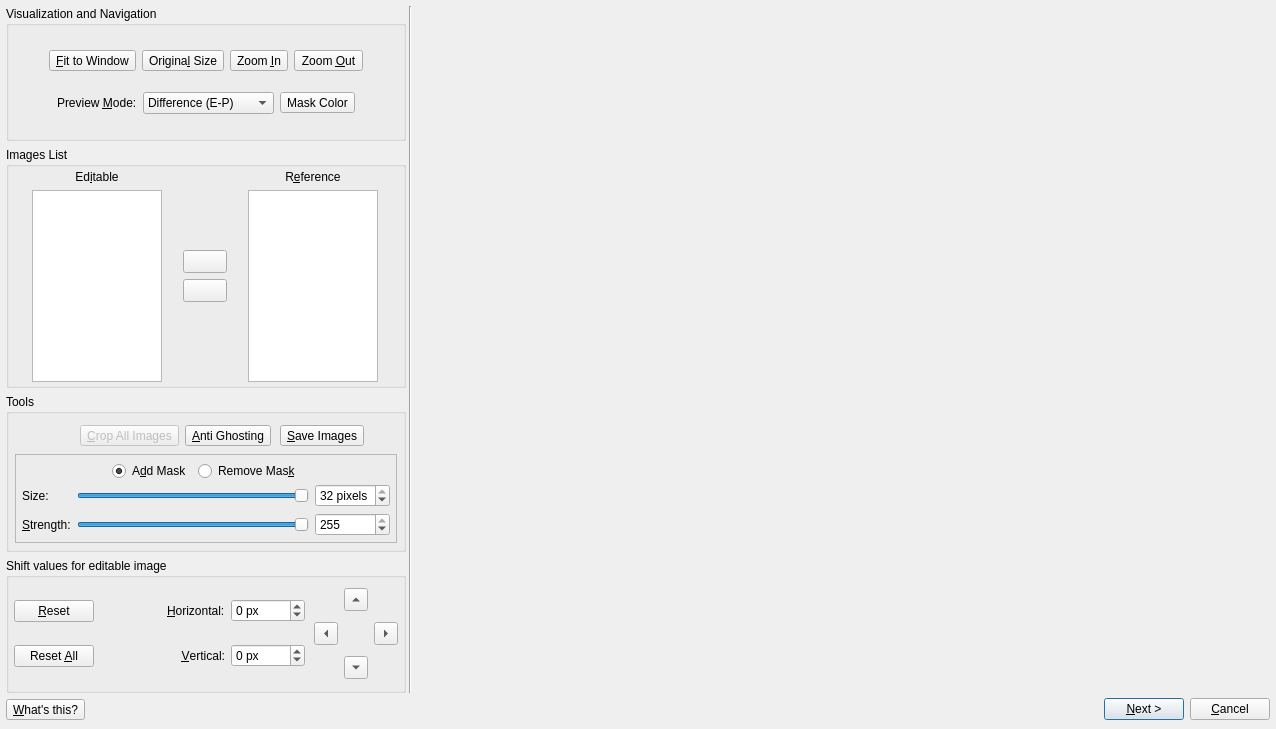
<ui version="4.0" >
 <class>EditingToolsDialog</class>
 <widget class="QDialog" name="EditingToolsDialog" >
  <property name="windowModality" >
   <enum>Qt::ApplicationModal</enum>
  </property>
  <property name="geometry" >
   <rect>
    <x>0</x>
    <y>0</y>
    <width>1276</width>
    <height>729</height>
   </rect>
  </property>
  <property name="sizePolicy" >
   <sizepolicy>
    <hsizetype>3</hsizetype>
    <vsizetype>5</vsizetype>
    <horstretch>0</horstretch>
    <verstretch>0</verstretch>
   </sizepolicy>
  </property>
  <property name="windowTitle" >
   <string>Editing Tools</string>
  </property>
  <property name="windowIcon" >
   <iconset resource="../icons.qrc" >:/new/prefix1/images/luminance.png</iconset>
  </property>
  <property name="modal" >
   <bool>true</bool>
  </property>
  <layout class="QGridLayout" >
   <property name="margin" >
    <number>6</number>
   </property>
   <property name="spacing" >
    <number>3</number>
   </property>
   <item row="0" column="0" >
    <layout class="QVBoxLayout" >
     <property name="margin" >
      <number>0</number>
     </property>
     <property name="spacing" >
      <number>6</number>
     </property>
     <item>
      <widget class="QGroupBox" name="visualizationGroupBox" >
       <property name="sizePolicy" >
        <sizepolicy>
         <hsizetype>0</hsizetype>
         <vsizetype>5</vsizetype>
         <horstretch>0</horstretch>
         <verstretch>0</verstretch>
        </sizepolicy>
       </property>
       <property name="maximumSize" >
        <size>
         <width>400</width>
         <height>16777215</height>
        </size>
       </property>
       <property name="title" >
        <string>Visualization and Navigation</string>
       </property>
       <layout class="QVBoxLayout" >
        <property name="margin" >
         <number>6</number>
        </property>
        <property name="spacing" >
         <number>3</number>
        </property>
        <item>
         <layout class="QHBoxLayout" >
          <property name="margin" >
           <number>0</number>
          </property>
          <property name="spacing" >
           <number>6</number>
          </property>
          <item>
           <spacer>
            <property name="orientation" >
             <enum>Qt::Horizontal</enum>
            </property>
            <property name="sizeHint" >
             <size>
              <width>40</width>
              <height>20</height>
             </size>
            </property>
           </spacer>
          </item>
          <item>
           <widget class="QToolButton" name="fitButton" >
            <property name="toolTip" >
             <string>Fit to window</string>
            </property>
            <property name="text" >
             <string>&amp;Fit to Window</string>
            </property>
            <property name="icon" >
             <iconset resource="../icons.qrc" >:/new/prefix1/images/viewmagfit.png</iconset>
            </property>
            <property name="iconSize" >
             <size>
              <width>22</width>
              <height>22</height>
             </size>
            </property>
            <property name="checkable" >
             <bool>true</bool>
            </property>
           </widget>
          </item>
          <item>
           <widget class="QToolButton" name="origSizeButton" >
            <property name="toolTip" >
             <string>Original size</string>
            </property>
            <property name="text" >
             <string>Origina&amp;l Size</string>
            </property>
            <property name="icon" >
             <iconset resource="../icons.qrc" >:/new/prefix1/images/viewmag1.png</iconset>
            </property>
            <property name="iconSize" >
             <size>
              <width>22</width>
              <height>22</height>
             </size>
            </property>
           </widget>
          </item>
          <item>
           <widget class="QToolButton" name="zoomInButton" >
            <property name="toolTip" >
             <string>Zoom In</string>
            </property>
            <property name="text" >
             <string>Zoom &amp;In</string>
            </property>
            <property name="icon" >
             <iconset resource="../icons.qrc" >:/new/prefix1/images/viewmag_inc.png</iconset>
            </property>
            <property name="iconSize" >
             <size>
              <width>22</width>
              <height>22</height>
             </size>
            </property>
           </widget>
          </item>
          <item>
           <widget class="QToolButton" name="zoomOutButton" >
            <property name="toolTip" >
             <string>Zoom Out</string>
            </property>
            <property name="text" >
             <string>Zoom &amp;Out</string>
            </property>
            <property name="icon" >
             <iconset resource="../icons.qrc" >:/new/prefix1/images/viewmag_dec.png</iconset>
            </property>
            <property name="iconSize" >
             <size>
              <width>22</width>
              <height>22</height>
             </size>
            </property>
           </widget>
          </item>
          <item>
           <spacer>
            <property name="orientation" >
             <enum>Qt::Horizontal</enum>
            </property>
            <property name="sizeHint" >
             <size>
              <width>40</width>
              <height>20</height>
             </size>
            </property>
           </spacer>
          </item>
         </layout>
        </item>
        <item>
         <layout class="QHBoxLayout" >
          <property name="margin" >
           <number>0</number>
          </property>
          <property name="spacing" >
           <number>6</number>
          </property>
          <item>
           <spacer>
            <property name="orientation" >
             <enum>Qt::Horizontal</enum>
            </property>
            <property name="sizeHint" >
             <size>
              <width>40</width>
              <height>20</height>
             </size>
            </property>
           </spacer>
          </item>
          <item>
           <widget class="QLabel" name="label_7" >
            <property name="text" >
             <string>Preview &amp;Mode:</string>
            </property>
            <property name="buddy" >
             <cstring>blendModeCB</cstring>
            </property>
           </widget>
          </item>
          <item>
           <widget class="QComboBox" name="blendModeCB" >
            <item>
             <property name="text" >
              <string>Difference (E-P)</string>
             </property>
            </item>
            <item>
             <property name="text" >
              <string>Overlay (E+P)</string>
             </property>
            </item>
            <item>
             <property name="text" >
              <string>Editable Only (E)</string>
             </property>
            </item>
            <item>
             <property name="text" >
              <string>Pivot Only (P)</string>
             </property>
            </item>
            <item>
             <property name="text" >
              <string>Antighosting Mask</string>
             </property>
            </item>
           </widget>
          </item>
          <item>
           <widget class="QToolButton" name="maskColorButton" >
            <property name="autoFillBackground" >
             <bool>true</bool>
            </property>
            <property name="text" >
             <string>Mask Color</string>
            </property>
           </widget>
          </item>
          <item>
           <spacer>
            <property name="orientation" >
             <enum>Qt::Horizontal</enum>
            </property>
            <property name="sizeHint" >
             <size>
              <width>40</width>
              <height>20</height>
             </size>
            </property>
           </spacer>
          </item>
         </layout>
        </item>
       </layout>
      </widget>
     </item>
     <item>
      <widget class="QGroupBox" name="listsGroupBox" >
       <property name="sizePolicy" >
        <sizepolicy>
         <hsizetype>0</hsizetype>
         <vsizetype>4</vsizetype>
         <horstretch>0</horstretch>
         <verstretch>0</verstretch>
        </sizepolicy>
       </property>
       <property name="maximumSize" >
        <size>
         <width>400</width>
         <height>16777215</height>
        </size>
       </property>
       <property name="title" >
        <string>Images List</string>
       </property>
       <layout class="QHBoxLayout" >
        <property name="margin" >
         <number>3</number>
        </property>
        <property name="spacing" >
         <number>1</number>
        </property>
        <item>
         <layout class="QVBoxLayout" >
          <property name="margin" >
           <number>0</number>
          </property>
          <property name="spacing" >
           <number>6</number>
          </property>
          <item>
           <widget class="QLabel" name="label" >
            <property name="text" >
             <string>Ed&amp;itable</string>
            </property>
            <property name="alignment" >
             <set>Qt::AlignCenter</set>
            </property>
            <property name="buddy" >
             <cstring>movableListWidget</cstring>
            </property>
           </widget>
          </item>
          <item>
           <widget class="QListWidget" name="movableListWidget" >
            <property name="sizePolicy" >
             <sizepolicy>
              <hsizetype>7</hsizetype>
              <vsizetype>7</vsizetype>
              <horstretch>0</horstretch>
              <verstretch>0</verstretch>
             </sizepolicy>
            </property>
            <property name="maximumSize" >
             <size>
              <width>130</width>
              <height>16777215</height>
             </size>
            </property>
            <property name="toolTip" >
             <string>&lt;html>&lt;head>&lt;meta name="qrichtext" content="1" />&lt;style type="text/css">
p, li { white-space: pre-wrap; }
&lt;/style>&lt;/head>&lt;body style=" font-family:'Sans Serif'; font-size:9pt; font-weight:400; font-style:normal; text-decoration:none;">
&lt;p style=" margin-top:0px; margin-bottom:0px; margin-left:0px; margin-right:0px; -qt-block-indent:0; text-indent:0px;">The currently selected image is the one that you can shift and paint an anti-ghosting mask on.&lt;/p>&lt;/body>&lt;/html></string>
            </property>
            <property name="whatsThis" >
             <string>The image currently selected in this list can be translated up,down,left and right using the controls below.
This image's histogram is diplayed in the widget above.</string>
            </property>
           </widget>
          </item>
         </layout>
        </item>
        <item>
         <layout class="QVBoxLayout" >
          <property name="margin" >
           <number>0</number>
          </property>
          <property name="spacing" >
           <number>6</number>
          </property>
          <item>
           <spacer>
            <property name="orientation" >
             <enum>Qt::Vertical</enum>
            </property>
            <property name="sizeHint" >
             <size>
              <width>20</width>
              <height>40</height>
             </size>
            </property>
           </spacer>
          </item>
          <item>
           <widget class="QToolButton" name="prevBothButton" >
            <property name="minimumSize" >
             <size>
              <width>44</width>
              <height>0</height>
             </size>
            </property>
            <property name="toolTip" >
             <string>Select the previous image in both lists</string>
            </property>
            <property name="whatsThis" >
             <string>Use this button to move the selection to the previous image in both lists.</string>
            </property>
            <property name="icon" >
             <iconset resource="../icons.qrc" >:/new/prefix1/images/uparrow.png</iconset>
            </property>
           </widget>
          </item>
          <item>
           <widget class="QToolButton" name="nextBothButton" >
            <property name="minimumSize" >
             <size>
              <width>44</width>
              <height>0</height>
             </size>
            </property>
            <property name="toolTip" >
             <string>Select the next image in both lists</string>
            </property>
            <property name="whatsThis" >
             <string>Use this button to move the selection to the next image in both lists.</string>
            </property>
            <property name="icon" >
             <iconset resource="../icons.qrc" >:/new/prefix1/images/downarrow.png</iconset>
            </property>
           </widget>
          </item>
          <item>
           <spacer>
            <property name="orientation" >
             <enum>Qt::Vertical</enum>
            </property>
            <property name="sizeHint" >
             <size>
              <width>20</width>
              <height>40</height>
             </size>
            </property>
           </spacer>
          </item>
         </layout>
        </item>
        <item>
         <layout class="QVBoxLayout" >
          <property name="margin" >
           <number>0</number>
          </property>
          <property name="spacing" >
           <number>6</number>
          </property>
          <item>
           <widget class="QLabel" name="label_reference_list" >
            <property name="text" >
             <string>R&amp;eference</string>
            </property>
            <property name="alignment" >
             <set>Qt::AlignCenter</set>
            </property>
            <property name="buddy" >
             <cstring>referenceListWidget</cstring>
            </property>
           </widget>
          </item>
          <item>
           <widget class="QListWidget" name="referenceListWidget" >
            <property name="sizePolicy" >
             <sizepolicy>
              <hsizetype>7</hsizetype>
              <vsizetype>7</vsizetype>
              <horstretch>0</horstretch>
              <verstretch>0</verstretch>
             </sizepolicy>
            </property>
            <property name="maximumSize" >
             <size>
              <width>130</width>
              <height>16777215</height>
             </size>
            </property>
            <property name="toolTip" >
             <string>The reference image is the one currently selected</string>
            </property>
            <property name="whatsThis" >
             <string>&lt;html>&lt;head>&lt;meta name="qrichtext" content="1" />&lt;style type="text/css">
p, li { white-space: pre-wrap; }
&lt;/style>&lt;/head>&lt;body style=" font-family:'Sans Serif'; font-size:9pt; font-weight:400; font-style:normal; text-decoration:none;">
&lt;p style=" margin-top:0px; margin-bottom:0px; margin-left:0px; margin-right:0px; -qt-block-indent:0; text-indent:0px;">The image currently selected in this list serves as a reference position for the editable image&lt;/p>&lt;/body>&lt;/html></string>
            </property>
           </widget>
          </item>
         </layout>
        </item>
       </layout>
      </widget>
     </item>
     <item>
      <widget class="QGroupBox" name="toolsGroupBox" >
       <property name="maximumSize" >
        <size>
         <width>400</width>
         <height>16777215</height>
        </size>
       </property>
       <property name="title" >
        <string>Tools</string>
       </property>
       <layout class="QVBoxLayout" >
        <property name="margin" >
         <number>6</number>
        </property>
        <property name="spacing" >
         <number>3</number>
        </property>
        <item>
         <layout class="QHBoxLayout" >
          <property name="margin" >
           <number>0</number>
          </property>
          <property name="spacing" >
           <number>6</number>
          </property>
          <item>
           <spacer>
            <property name="orientation" >
             <enum>Qt::Horizontal</enum>
            </property>
            <property name="sizeHint" >
             <size>
              <width>103</width>
              <height>31</height>
             </size>
            </property>
           </spacer>
          </item>
          <item>
           <widget class="QToolButton" name="cropButton" >
            <property name="enabled" >
             <bool>false</bool>
            </property>
            <property name="toolTip" >
             <string>Crop the stack of images after a selection with the left mouse button has been made</string>
            </property>
            <property name="whatsThis" >
             <string>Clicking this button you will be able to crop all the images to the size that you have previously selected with the left mouse button (press and hold the left mouse button and move the pointer to select a crop area, then press this button).</string>
            </property>
            <property name="text" >
             <string>&amp;Crop All Images</string>
            </property>
            <property name="icon" >
             <iconset resource="../icons.qrc" >:/new/prefix1/images/crop.png</iconset>
            </property>
            <property name="iconSize" >
             <size>
              <width>22</width>
              <height>22</height>
             </size>
            </property>
            <property name="shortcut" >
             <string>Ctrl+X</string>
            </property>
           </widget>
          </item>
          <item>
           <spacer>
            <property name="orientation" >
             <enum>Qt::Horizontal</enum>
            </property>
            <property name="sizeHint" >
             <size>
              <width>31</width>
              <height>31</height>
             </size>
            </property>
           </spacer>
          </item>
          <item>
           <widget class="QToolButton" name="antighostToolButton" >
            <property name="text" >
             <string>&amp;Anti Ghosting</string>
            </property>
            <property name="icon" >
             <iconset resource="../icons.qrc" >:/new/prefix1/images/ghost_32x32.png</iconset>
            </property>
            <property name="iconSize" >
             <size>
              <width>22</width>
              <height>22</height>
             </size>
            </property>
            <property name="checkable" >
             <bool>true</bool>
            </property>
           </widget>
          </item>
          <item>
           <spacer>
            <property name="orientation" >
             <enum>Qt::Horizontal</enum>
            </property>
            <property name="sizeHint" >
             <size>
              <width>41</width>
              <height>31</height>
             </size>
            </property>
           </spacer>
          </item>
          <item>
           <widget class="QToolButton" name="saveImagesButton" >
            <property name="text" >
             <string>&amp;Save Images</string>
            </property>
            <property name="icon" >
             <iconset resource="../icons.qrc" >:/new/prefix1/images/filesave.png</iconset>
            </property>
            <property name="iconSize" >
             <size>
              <width>22</width>
              <height>22</height>
             </size>
            </property>
            <property name="shortcut" >
             <string>Ctrl+S</string>
            </property>
           </widget>
          </item>
          <item>
           <spacer>
            <property name="orientation" >
             <enum>Qt::Horizontal</enum>
            </property>
            <property name="sizeHint" >
             <size>
              <width>71</width>
              <height>31</height>
             </size>
            </property>
           </spacer>
          </item>
         </layout>
        </item>
        <item>
         <widget class="QFrame" name="toolOptionsFrame" >
          <property name="frameShape" >
           <enum>QFrame::StyledPanel</enum>
          </property>
          <property name="frameShadow" >
           <enum>QFrame::Raised</enum>
          </property>
          <layout class="QVBoxLayout" >
           <property name="margin" >
            <number>6</number>
           </property>
           <property name="spacing" >
            <number>3</number>
           </property>
           <item>
            <layout class="QHBoxLayout" >
             <property name="margin" >
              <number>0</number>
             </property>
             <property name="spacing" >
              <number>6</number>
             </property>
             <item>
              <spacer>
               <property name="orientation" >
                <enum>Qt::Horizontal</enum>
               </property>
               <property name="sizeHint" >
                <size>
                 <width>40</width>
                 <height>20</height>
                </size>
               </property>
              </spacer>
             </item>
             <item>
              <widget class="QRadioButton" name="addMaskRadioButton" >
               <property name="text" >
                <string>A&amp;dd Mask</string>
               </property>
               <property name="checked" >
                <bool>true</bool>
               </property>
              </widget>
             </item>
             <item>
              <widget class="QRadioButton" name="removeMaskRadioButton" >
               <property name="text" >
                <string>Remove Mas&amp;k</string>
               </property>
              </widget>
             </item>
             <item>
              <spacer>
               <property name="orientation" >
                <enum>Qt::Horizontal</enum>
               </property>
               <property name="sizeHint" >
                <size>
                 <width>40</width>
                 <height>20</height>
                </size>
               </property>
              </spacer>
             </item>
            </layout>
           </item>
           <item>
            <layout class="QGridLayout" >
             <property name="margin" >
              <number>0</number>
             </property>
             <property name="spacing" >
              <number>6</number>
             </property>
             <item row="0" column="1" >
              <widget class="QSlider" name="agBrushSizeQSlider" >
               <property name="minimum" >
                <number>1</number>
               </property>
               <property name="maximum" >
                <number>32</number>
               </property>
               <property name="value" >
                <number>32</number>
               </property>
               <property name="orientation" >
                <enum>Qt::Horizontal</enum>
               </property>
              </widget>
             </item>
             <item row="1" column="2" >
              <widget class="QSpinBox" name="agBrushStrengthQSpinbox" >
               <property name="maximum" >
                <number>255</number>
               </property>
               <property name="minimum" >
                <number>1</number>
               </property>
               <property name="value" >
                <number>255</number>
               </property>
              </widget>
             </item>
             <item row="0" column="0" >
              <widget class="QLabel" name="labelBrushSize" >
               <property name="text" >
                <string>Size:</string>
               </property>
              </widget>
             </item>
             <item row="1" column="1" >
              <widget class="QSlider" name="agBrushStrengthQSlider" >
               <property name="minimum" >
                <number>1</number>
               </property>
               <property name="maximum" >
                <number>255</number>
               </property>
               <property name="value" >
                <number>255</number>
               </property>
               <property name="orientation" >
                <enum>Qt::Horizontal</enum>
               </property>
              </widget>
             </item>
             <item row="0" column="2" >
              <widget class="QSpinBox" name="agBrushSizeQSpinbox" >
               <property name="suffix" >
                <string> pixels</string>
               </property>
               <property name="maximum" >
                <number>32</number>
               </property>
               <property name="minimum" >
                <number>1</number>
               </property>
               <property name="value" >
                <number>32</number>
               </property>
              </widget>
             </item>
             <item row="1" column="0" >
              <widget class="QLabel" name="labelBrushStrength" >
               <property name="text" >
                <string>&amp;Strength:</string>
               </property>
               <property name="buddy" >
                <cstring>agBrushStrengthQSlider</cstring>
               </property>
              </widget>
             </item>
            </layout>
           </item>
          </layout>
         </widget>
        </item>
       </layout>
      </widget>
     </item>
     <item>
      <widget class="QGroupBox" name="correctionsGroupBox" >
       <property name="sizePolicy" >
        <sizepolicy>
         <hsizetype>0</hsizetype>
         <vsizetype>5</vsizetype>
         <horstretch>0</horstretch>
         <verstretch>0</verstretch>
        </sizepolicy>
       </property>
       <property name="maximumSize" >
        <size>
         <width>400</width>
         <height>16777215</height>
        </size>
       </property>
       <property name="toolTip" >
        <string>&lt;html>&lt;head>&lt;meta name="qrichtext" content="1" />&lt;style type="text/css">
p, li { white-space: pre-wrap; }
&lt;/style>&lt;/head>&lt;body style=" font-family:'Sans Serif'; font-size:9pt; font-weight:400; font-style:normal; text-decoration:none;">
&lt;p style=" margin-top:0px; margin-bottom:0px; margin-left:0px; margin-right:0px; -qt-block-indent:0; text-indent:0px;">Shift values for the currently selected editable image&lt;/p>&lt;/body>&lt;/html></string>
       </property>
       <property name="whatsThis" >
        <string>&lt;html>&lt;head>&lt;meta name="qrichtext" content="1" />&lt;style type="text/css">
p, li { white-space: pre-wrap; }
&lt;/style>&lt;/head>&lt;body style=" font-family:'Sans Serif'; font-size:9pt; font-weight:400; font-style:normal; text-decoration:none;">
&lt;p style=" margin-top:0px; margin-bottom:0px; margin-left:0px; margin-right:0px; -qt-block-indent:0; text-indent:0px;">Here the user can view and set the shift values for the currently selected editable image&lt;/p>&lt;/body>&lt;/html></string>
       </property>
       <property name="title" >
        <string>Shift values for editable image</string>
       </property>
       <layout class="QHBoxLayout" >
        <property name="margin" >
         <number>5</number>
        </property>
        <property name="spacing" >
         <number>9</number>
        </property>
        <item>
         <layout class="QVBoxLayout" >
          <property name="margin" >
           <number>0</number>
          </property>
          <property name="spacing" >
           <number>6</number>
          </property>
          <item>
           <widget class="QPushButton" name="resetButton" >
            <property name="toolTip" >
             <string>Reset the shift values for the currently selected movable image</string>
            </property>
            <property name="text" >
             <string>&amp;Reset</string>
            </property>
           </widget>
          </item>
          <item>
           <widget class="QPushButton" name="resetAllButton" >
            <property name="toolTip" >
             <string>Reset the shift values for all the images</string>
            </property>
            <property name="text" >
             <string>Reset &amp;All</string>
            </property>
           </widget>
          </item>
         </layout>
        </item>
        <item>
         <spacer>
          <property name="orientation" >
           <enum>Qt::Horizontal</enum>
          </property>
          <property name="sizeHint" >
           <size>
            <width>40</width>
            <height>20</height>
           </size>
          </property>
         </spacer>
        </item>
        <item>
         <layout class="QGridLayout" >
          <property name="margin" >
           <number>0</number>
          </property>
          <property name="spacing" >
           <number>6</number>
          </property>
          <item row="0" column="0" >
           <widget class="QLabel" name="label_3" >
            <property name="text" >
             <string>&amp;Horizontal:</string>
            </property>
            <property name="buddy" >
             <cstring>horizShiftSB</cstring>
            </property>
           </widget>
          </item>
          <item row="1" column="0" >
           <widget class="QLabel" name="label_4" >
            <property name="layoutDirection" >
             <enum>Qt::LeftToRight</enum>
            </property>
            <property name="text" >
             <string>&amp;Vertical:</string>
            </property>
            <property name="alignment" >
             <set>Qt::AlignRight|Qt::AlignTrailing|Qt::AlignVCenter</set>
            </property>
            <property name="buddy" >
             <cstring>vertShiftSB</cstring>
            </property>
           </widget>
          </item>
          <item row="0" column="1" >
           <widget class="QSpinBox" name="horizShiftSB" >
            <property name="toolTip" >
             <string>Insert an horizontal shift value for the currently selected movable image</string>
            </property>
            <property name="suffix" >
             <string> px</string>
            </property>
            <property name="maximum" >
             <number>9000</number>
            </property>
            <property name="minimum" >
             <number>-9000</number>
            </property>
           </widget>
          </item>
          <item row="1" column="1" >
           <widget class="QSpinBox" name="vertShiftSB" >
            <property name="toolTip" >
             <string>Insert a vertical shift value for the currently selected movable image</string>
            </property>
            <property name="suffix" >
             <string> px</string>
            </property>
            <property name="maximum" >
             <number>9000</number>
            </property>
            <property name="minimum" >
             <number>-9000</number>
            </property>
           </widget>
          </item>
         </layout>
        </item>
        <item>
         <layout class="QGridLayout" >
          <property name="margin" >
           <number>0</number>
          </property>
          <property name="spacing" >
           <number>6</number>
          </property>
          <item row="0" column="1" >
           <widget class="QToolButton" name="upToolButton" >
            <property name="toolTip" >
             <string>Move up of 1 pixel the currently selected movable image</string>
            </property>
            <property name="autoRepeat" >
             <bool>true</bool>
            </property>
            <property name="arrowType" >
             <enum>Qt::UpArrow</enum>
            </property>
           </widget>
          </item>
          <item row="2" column="1" >
           <widget class="QToolButton" name="downToolButton" >
            <property name="toolTip" >
             <string>Move down of 1 pixel the currently selected movable image</string>
            </property>
            <property name="autoRepeat" >
             <bool>true</bool>
            </property>
            <property name="arrowType" >
             <enum>Qt::DownArrow</enum>
            </property>
           </widget>
          </item>
          <item row="1" column="2" >
           <widget class="QToolButton" name="rightToolButton" >
            <property name="toolTip" >
             <string>Move right of 1 pixel the currently selected movable image</string>
            </property>
            <property name="autoRepeat" >
             <bool>true</bool>
            </property>
            <property name="arrowType" >
             <enum>Qt::RightArrow</enum>
            </property>
           </widget>
          </item>
          <item row="1" column="0" >
           <widget class="QToolButton" name="leftToolButton" >
            <property name="toolTip" >
             <string>Move left of 1 pixel the currently selected movable image</string>
            </property>
            <property name="autoRepeat" >
             <bool>true</bool>
            </property>
            <property name="arrowType" >
             <enum>Qt::LeftArrow</enum>
            </property>
           </widget>
          </item>
         </layout>
        </item>
       </layout>
      </widget>
     </item>
    </layout>
   </item>
   <item row="0" column="1" >
    <widget class="Line" name="line_2" >
     <property name="orientation" >
      <enum>Qt::Vertical</enum>
     </property>
    </widget>
   </item>
   <item row="1" column="0" colspan="3" >
    <layout class="QHBoxLayout" >
     <property name="margin" >
      <number>0</number>
     </property>
     <property name="spacing" >
      <number>6</number>
     </property>
     <item>
      <widget class="QToolButton" name="whatsThisButton" >
       <property name="toolTip" >
        <string>Get information about the graphical elements</string>
       </property>
       <property name="text" >
        <string>&amp;What's this?</string>
       </property>
       <property name="icon" >
        <iconset resource="../icons.qrc" >:/new/prefix1/images/whatsthis.png</iconset>
       </property>
       <property name="iconSize" >
        <size>
         <width>22</width>
         <height>22</height>
        </size>
       </property>
       <property name="shortcut" >
        <string>Shift+F1</string>
       </property>
      </widget>
     </item>
     <item>
      <spacer>
       <property name="orientation" >
        <enum>Qt::Horizontal</enum>
       </property>
       <property name="sizeHint" >
        <size>
         <width>821</width>
         <height>27</height>
        </size>
       </property>
      </spacer>
     </item>
     <item>
      <widget class="QPushButton" name="Next_Finishbutton" >
       <property name="text" >
        <string>&amp;Next ></string>
       </property>
       <property name="default" >
        <bool>true</bool>
       </property>
      </widget>
     </item>
     <item>
      <widget class="QPushButton" name="cancelbutton" >
       <property name="text" >
        <string>&amp;Cancel</string>
       </property>
      </widget>
     </item>
    </layout>
   </item>
   <item row="0" column="2" >
    <widget class="QFrame" name="previewImageFrame" >
     <property name="sizePolicy" >
      <sizepolicy>
       <hsizetype>3</hsizetype>
       <vsizetype>13</vsizetype>
       <horstretch>0</horstretch>
       <verstretch>0</verstretch>
      </sizepolicy>
     </property>
     <property name="minimumSize" >
      <size>
       <width>555</width>
       <height>300</height>
      </size>
     </property>
     <property name="focusPolicy" >
      <enum>Qt::StrongFocus</enum>
     </property>
     <property name="whatsThis" >
      <string>&lt;html>&lt;head>&lt;meta name="qrichtext" content="1" />&lt;style type="text/css">
p, li { white-space: pre-wrap; }
&lt;/style>&lt;/head>&lt;body style=" font-family:'Sans Serif'; font-size:9pt; font-weight:400; font-style:normal; text-decoration:none;">
&lt;p style=" margin-top:0px; margin-bottom:0px; margin-left:0px; margin-right:0px; -qt-block-indent:0; text-indent:0px;">This area shows the preview (using the preview mode on the left) between the editable and reference image.&lt;/p>
&lt;p style=" margin-top:0px; margin-bottom:0px; margin-left:0px; margin-right:0px; -qt-block-indent:0; text-indent:0px;">If the same image is selected in both the editable and reference list, this area will show the image itself.&lt;/p>
&lt;p style=" margin-top:0px; margin-bottom:0px; margin-left:0px; margin-right:0px; -qt-block-indent:0; text-indent:0px;">Clicking and holding the left mouse button you will be able to select a crop area.&lt;/p>&lt;/body>&lt;/html></string>
     </property>
     <property name="frameShape" >
      <enum>QFrame::NoFrame</enum>
     </property>
     <property name="frameShadow" >
      <enum>QFrame::Sunken</enum>
     </property>
    </widget>
   </item>
  </layout>
 </widget>
 <tabstops>
  <tabstop>previewImageFrame</tabstop>
  <tabstop>upToolButton</tabstop>
  <tabstop>rightToolButton</tabstop>
  <tabstop>downToolButton</tabstop>
  <tabstop>leftToolButton</tabstop>
  <tabstop>vertShiftSB</tabstop>
  <tabstop>horizShiftSB</tabstop>
  <tabstop>resetAllButton</tabstop>
  <tabstop>resetButton</tabstop>
  <tabstop>cropButton</tabstop>
  <tabstop>nextBothButton</tabstop>
  <tabstop>prevBothButton</tabstop>
  <tabstop>referenceListWidget</tabstop>
  <tabstop>movableListWidget</tabstop>
  <tabstop>blendModeCB</tabstop>
  <tabstop>zoomOutButton</tabstop>
  <tabstop>zoomInButton</tabstop>
  <tabstop>origSizeButton</tabstop>
  <tabstop>fitButton</tabstop>
  <tabstop>whatsThisButton</tabstop>
  <tabstop>Next_Finishbutton</tabstop>
  <tabstop>cancelbutton</tabstop>
 </tabstops>
 <resources>
  <include location="../icons.qrc" />
 </resources>
 <connections>
  <connection>
   <sender>cancelbutton</sender>
   <signal>clicked()</signal>
   <receiver>EditingToolsDialog</receiver>
   <slot>reject()</slot>
   <hints>
    <hint type="sourcelabel" >
     <x>1197</x>
     <y>695</y>
    </hint>
    <hint type="destinationlabel" >
     <x>831</x>
     <y>459</y>
    </hint>
   </hints>
  </connection>
  <connection>
   <sender>agBrushSizeQSlider</sender>
   <signal>valueChanged(int)</signal>
   <receiver>agBrushSizeQSpinbox</receiver>
   <slot>setValue(int)</slot>
   <hints>
    <hint type="sourcelabel" >
     <x>219</x>
     <y>499</y>
    </hint>
    <hint type="destinationlabel" >
     <x>327</x>
     <y>500</y>
    </hint>
   </hints>
  </connection>
  <connection>
   <sender>agBrushSizeQSpinbox</sender>
   <signal>valueChanged(int)</signal>
   <receiver>agBrushSizeQSlider</receiver>
   <slot>setValue(int)</slot>
   <hints>
    <hint type="sourcelabel" >
     <x>352</x>
     <y>489</y>
    </hint>
    <hint type="destinationlabel" >
     <x>146</x>
     <y>499</y>
    </hint>
   </hints>
  </connection>
  <connection>
   <sender>agBrushStrengthQSlider</sender>
   <signal>valueChanged(int)</signal>
   <receiver>agBrushStrengthQSpinbox</receiver>
   <slot>setValue(int)</slot>
   <hints>
    <hint type="sourcelabel" >
     <x>207</x>
     <y>528</y>
    </hint>
    <hint type="destinationlabel" >
     <x>339</x>
     <y>539</y>
    </hint>
   </hints>
  </connection>
  <connection>
   <sender>agBrushStrengthQSpinbox</sender>
   <signal>valueChanged(int)</signal>
   <receiver>agBrushStrengthQSlider</receiver>
   <slot>setValue(int)</slot>
   <hints>
    <hint type="sourcelabel" >
     <x>322</x>
     <y>524</y>
    </hint>
    <hint type="destinationlabel" >
     <x>273</x>
     <y>528</y>
    </hint>
   </hints>
  </connection>
  <connection>
   <sender>antighostToolButton</sender>
   <signal>toggled(bool)</signal>
   <receiver>toolOptionsFrame</receiver>
   <slot>setVisible(bool)</slot>
   <hints>
    <hint type="sourcelabel" >
     <x>284</x>
     <y>431</y>
    </hint>
    <hint type="destinationlabel" >
     <x>33</x>
     <y>455</y>
    </hint>
   </hints>
  </connection>
 </connections>
</ui>
